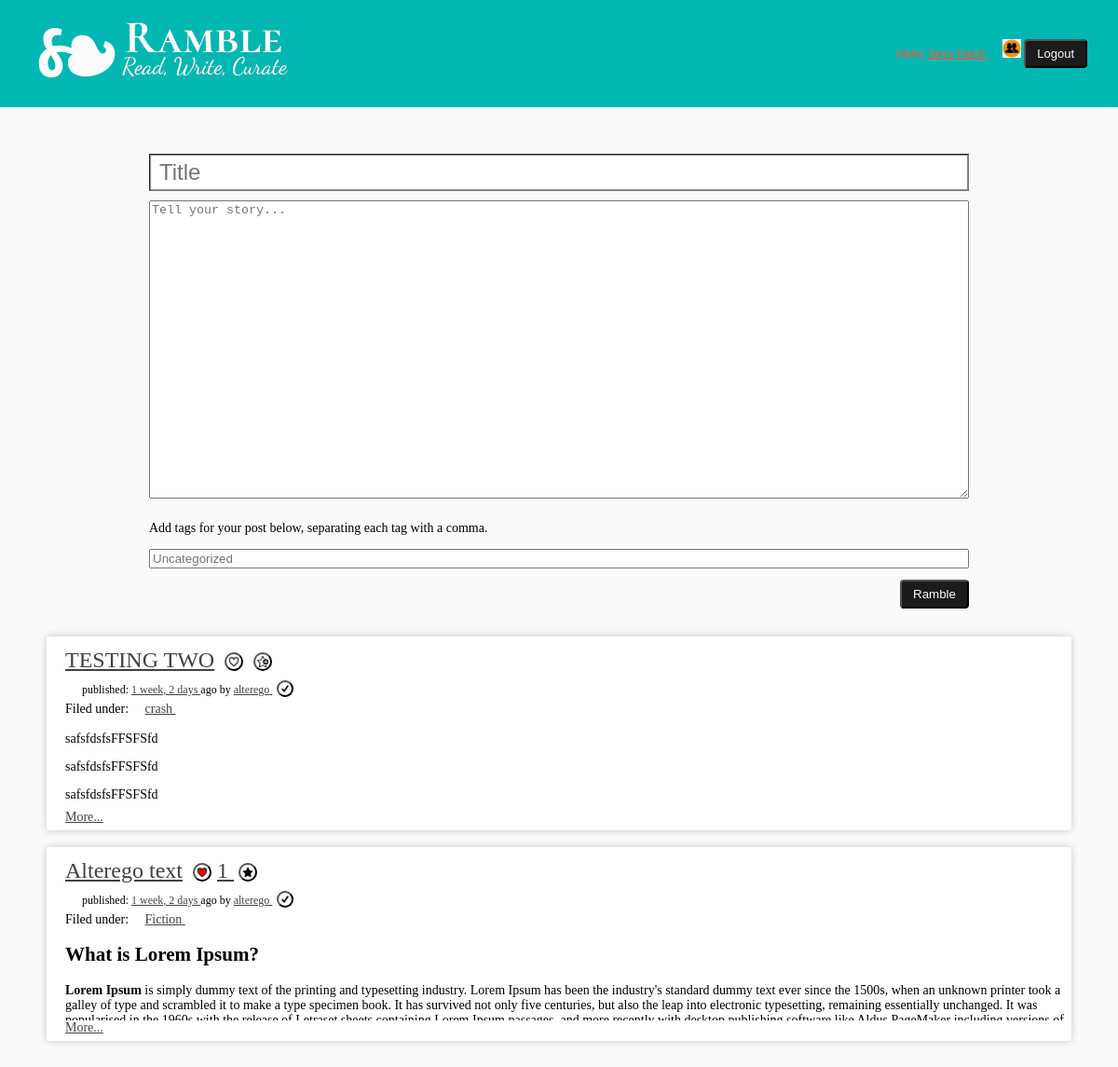
Screenshot of /index (signed in) with the database file from the repository.
### rambleapp/models.py (models this page shows)
class Profile(models.Model):
    user_id = models.OneToOneField(Auth_User, on_delete=models.CASCADE, unique=True)
    full_name = models.CharField(max_length=50)
    profile_pic = models.ImageField(upload_to='profilepix/')
    bio = models.CharField(max_length=150)

class Post(models.Model):
    user_id = models.ForeignKey(Auth_User, on_delete=models.CASCADE, related_name="postcount")
    post_timestamp = models.DateTimeField(auto_now_add=True) #SRM
    post_title = models.CharField(max_length=100)
    post_text = models.CharField(max_length=10000)
    tags = TaggableManager()

### rambleapp/views.py (the view)
# urls.py: path('index', views.index, name='index'),
@login_required
def index(request):
    user = Auth_User.objects.get(pk=request.user.id)
    try:
        user_profile = Profile.objects.get(user_id=request.user.id)
    except Profile.DoesNotExist:
        return redirect(make_profile)
    template = loader.get_template('rambleapp/index.html')
    posts = Post.objects.all().order_by('-post_timestamp')
    posts_and_likes = [(post, len(Like.objects.filter(post_id=post))) for post in posts]
    user_liked_posts = set([like.post_id.id for like in Like.objects.filter(user_id=user)])
    user_followers = set([follow.followee_id.id for follow in Follow.objects.filter(follower_id=user)])
    collection_posts = [post.post_id.pk for post in CollectionPost.objects.filter(collection_id__user_id=user)]
    context = {'posts': posts, 'user_liked_posts': user_liked_posts,
               'user_followers': user_followers, 'user_profile': user_profile,
               'posts_and_likes': posts_and_likes, 'user_collected_posts': collection_posts}
    return HttpResponse(template.render(context, request))

### rambleapp/templates/rambleapp/index.html (shortened to what this page needs)
{% extends './base.html' %}
{% block content %}
{% load static %}
    <div style="text-align:right;padding:0 10%">
        <input type="text" id="new_ramble_title" name="new_ramble_title" maxlength="100" placeholder="Title"
        style="width:100%; margin-bottom:10px; font-size:24px;
        border-width: thin;box-shadow: inset 0 0 1px 1px #888;
        padding: 5px 10px 5px 10px; "/>
        <textarea id="new_ramble_post" name="new_ramble_post" maxlength="10000" placeholder="Tell your story..."
              style="width:100%;height:40vh;margin-bottom:10px"
        ></textarea>
        <p style='text-align:left'> Add tags for your post below, separating each tag with a comma. </p>
        <input type="text" id="new_ramble_tags", name="new_ramble_tags" maxlength="40" placeholder="Uncategorized"
        style="width:100%">
        <br>
        <button onclick="submit_ramble()"> Ramble </button>
    </div>
{% for post, num_likes in posts_and_likes %}
    {% include "./display_post.html" %}
{% endfor %}
{% endblock %}

### rambleapp/templates/rambleapp/base.html (shortened to what this page needs)
{% load static %}
<html lang="en">
<head>
    <link rel="stylesheet" href="{% static 'css/style.css' %}">
</head>
<body style="margin:0">
<div class="header">
    <table>
        <tr>
            <td>
                <a href="{% url 'index' %}">
                        <img src="{% static 'images/fleuron_header_reverse_transparent.png' %}" width=300px"
                             style="margin-right:5px;margin-top:5px;background-color:#fcfcfc"/>
                </a>
            </td>
            <td style="text-align:right">
                {% if user.username %}
                    <div style="text-align:right; font-size:small">
                        <p>
                            {% if user_profile.full_name %}
                                Hello <a href="../u/{{ user.id }}"> {{ user_profile.full_name }}! </a>
                            {% else %}
                                Hello <a href="../u/{{ user.id }}"> {{ user.username }}! </a>
                            {% endif %}
                            <img src="{{ user_profile.profile_pic.url }}" width="20px"/>
                            <a href="{% url 'logout' %}"><button style="font-size:small">Logout</button></a>
                         </p>
                    </div>
                {% endif %}
            </td>
        </tr>
    </table>
</div>
<div style="margin:50px">
{% block content %}
{% endblock %}
</div>
</body>
</html>

### rambleapp/templates/rambleapp/display_post.html (shortened to what this page needs)
{% load static %}
<div id="post_{{post.pk}}" style="transition:all 1s ease" class="post">
    <div class="post-title">
        <a href="/post/{{ post.pk }}">{{ post.post_title }}</a>
        <button onclick="like_post({{ post.pk }})" class="iconbutton" style="margin-left:5px;padding:2px">
            {% if user_liked_posts and post.pk in user_liked_posts %}
                <img id="like_{{post.pk}}" src="{% static 'images/liked_button.png' %}" width="12px" height="12px">
            {% else %}
                <img id="like_{{post.pk}}" src="{% static 'images/like_button.png' %}" width="12px" height="12px">
            {% endif %}
        </button>
        {% if num_likes > 0 %}
            <a href='javascript:void(0)' onclick="openModalLikes({{post.pk}})">{{ num_likes }} </a>
        {% endif %}
        <button onclick="collect_post({{ post.pk }})" class="iconbutton" style="margin-left:5px;padding:2px">
            {% if user_collected_posts and post.pk in user_collected_posts %}
                <img id="collect_{{post.pk}}" src="{% static 'images/collected_button.png' %}" width="12px" height="12px">
            {% else %}
                <img id="collect_{{post.pk}}" src="{% static 'images/collect_button.png' %}" width="12px" height="12px">
            {% endif %}
        </button>
    </div>
    <div class="post-username">
       published: <a href="/post/{{ post.pk }}">{{ post.post_timestamp | timesince}} </a> ago by <a href="../u/{{ post.user_id.id }}">{{ post.user_id.first_name }} {{ post.user_id.last_name }}</a>
         {% if user_profile and post.user_id.id == user_profile.user_id.id %}
                That's you!
         {% else %}
            <button class="iconbutton" onclick="follow_user({{ post.user_id.id }})" style="margin-left:5px;padding:2px">
            {% if user_followers and post.user_id.id in user_followers %}
                <img id="useradd_{{ post.user_id.id }}" src="{% static 'images/follows.png' %}" width="10px" height="10px">
            {% else %}
                <img id="useradd_{{ post.user_id.id }}" src="{% static 'images/follow.png' %}" width="10px" height="10px">
            {% endif %}
        </button>
        {% endif %}
    </div>
    {% if post.tags.all %}
        <div class='post-tags'>
            Filed under: &nbsp; &nbsp;
            {% for tag in post.tags.all %}
                <a href="/tag/{{ tag }}" class='post-tag'> {{ tag }} </a> &nbsp; &nbsp;
            {% endfor %}
        </div>
    {% endif%}
    <div id="post_txt_{{post.pk}}" style="max-height:100px;overflow:hidden">
    <p class="post-format">{{ post.post_text|safe }}</p>
    </div>
    <a href="/post/{{ post.pk }}" id="more_link_{{post.pk}}"
    style="display:none">More...</a>
</div>

### rambleapp/static/css/style.css (style rules this page uses)
html { background: #fafafa; font: 14px Georgia, serif; }
header, .header { padding: 2px 30px 2px; background: #00b7b2; color: #ff5131; font: 20px Arial, sans-serif; box-shadow: 0 0 9px #ffffff; }
header a, .header a { color: #ff5131; }
a { text-decoration: underline; color: #424242; }
article, .post { background: #ffffff; padding: 6px 6px 6px 20px; margin: 18px 0 18px; border-radius: 2px; box-shadow: 0 0 9px #c7c7c7; }
.post-title { margin-top: 6px; font-size: 24px; }
.post-format, .post-text { margin-left: 18px; font-size: 16px; line-height: 1.618; }
.post-username { margin-left: 18px; font-size: 12px; }
.iconbutton { background:white; color:black; padding:0; }
button { background: #1b1b1b; color: #fafafa; border-radius: 4px; margin: 12px 0; padding: 6px 12px; }
table { color:inherit; width:100%; padding:0; }
.iconbutton { background: #fafafa; color: #00b7b2; padding: 6px; margin: 5px 0px 5px 5px; border-radius: 50%; }

### rows the page displays
Profile: profile_pic (placeholder picture)
Post: post_title "TESTING TWO", post_timestamp "1 week, 2 days", user_id.first_name "alterego", post_text "safsfdsfsFFSFSfd safsfdsfsFFSFSfd safsfdsfsFFSFSfd"
Tag: name "crash"
Post: post_title "Alterego text", num_likes "1", post_timestamp "1 week, 2 days", user_id.first_name "alterego", post_text "What is Lorem Ipsum? Lorem Ipsum is simply dummy text of the printing and typesetting industry. Lorem Ipsum has been the industry's standard dummy text ever since the 1500s, when an unknown printer took a galley of type and scrambled it to make a type specimen book. It has survived not only five centuries, but also the leap into electronic typesetting, remaining essentially unchanged. It was…"
Tag: name "Fiction"
